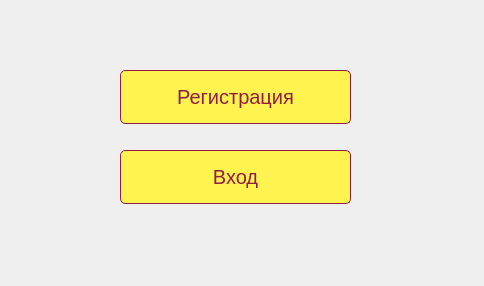
<?xml version="1.0" encoding="UTF-8"?>
<ui version="4.0">
 <class>FirstWindow</class>
 <widget class="QWidget" name="FirstWindow">
  <property name="geometry">
   <rect>
    <x>0</x>
    <y>0</y>
    <width>484</width>
    <height>286</height>
   </rect>
  </property>
  <property name="windowTitle">
   <string>Form</string>
  </property>
  <widget class="QPushButton" name="registration_btn">
   <property name="geometry">
    <rect>
     <x>120</x>
     <y>70</y>
     <width>231</width>
     <height>54</height>
    </rect>
   </property>
   <property name="styleSheet">
    <string notr="true">QPushButton {font-family:Yu Gothic UI ;
					font-size: 20px;
					background-color: #FFF44F;
					border: 1px solid #911E42;
					border-radius: 5px;
					color: #911E42;
					position: relative;
					box-sizing: border-box;
					transition: all 700ms ease;}

QPushButton:hover {
	background: #911E42;
	color: #FFF44F;
	box-shadow: inset 0 0 0 3px #b84642;
}</string>
   </property>
   <property name="text">
    <string>Регистрация</string>
   </property>
  </widget>
  <widget class="QPushButton" name="log_in_btn">
   <property name="geometry">
    <rect>
     <x>120</x>
     <y>150</y>
     <width>231</width>
     <height>54</height>
    </rect>
   </property>
   <property name="styleSheet">
    <string notr="true">QPushButton {font-family:Yu Gothic UI ;
					font-size: 20px;
					background-color: #FFF44F;
					border: 1px solid #911E42;
					border-radius: 5px;
					color: #911E42;
					position: relative;
					box-sizing: border-box;
					transition: all 700ms ease;}

QPushButton:hover {
	background: #911E42;
	color: #FFF44F;
	box-shadow: inset 0 0 0 3px #b84642;
}</string>
   </property>
   <property name="text">
    <string>Вход</string>
   </property>
  </widget>
 </widget>
 <resources/>
 <connections/>
</ui>
